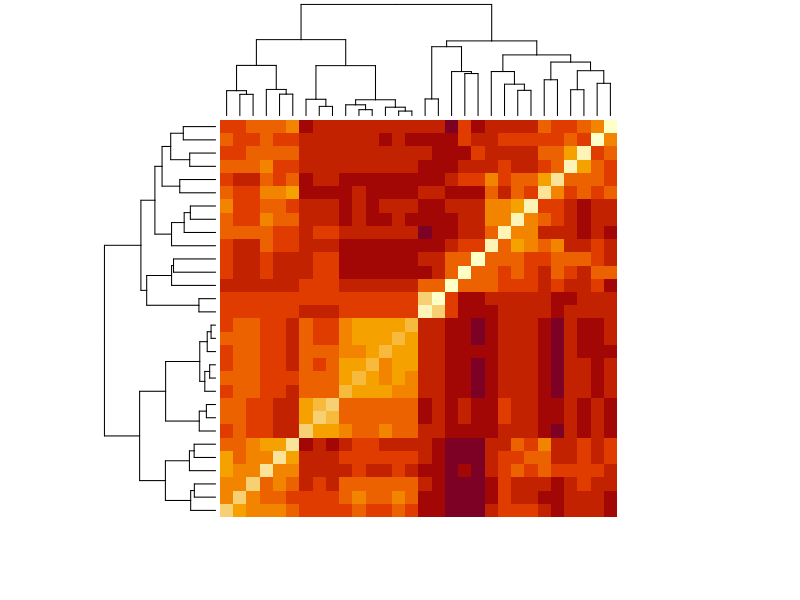
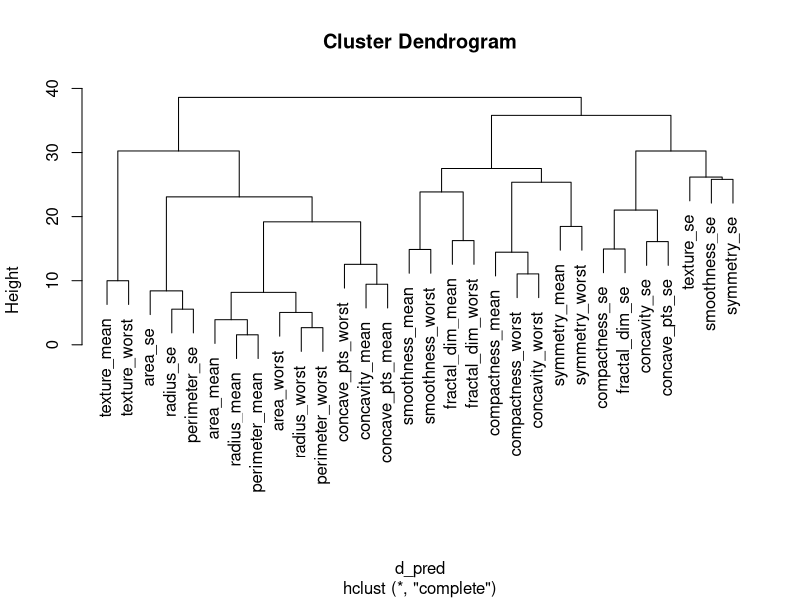
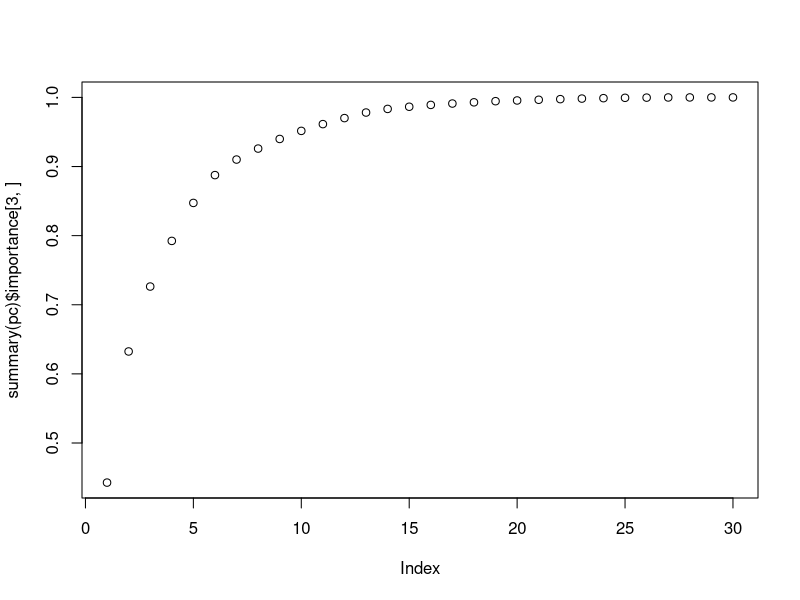
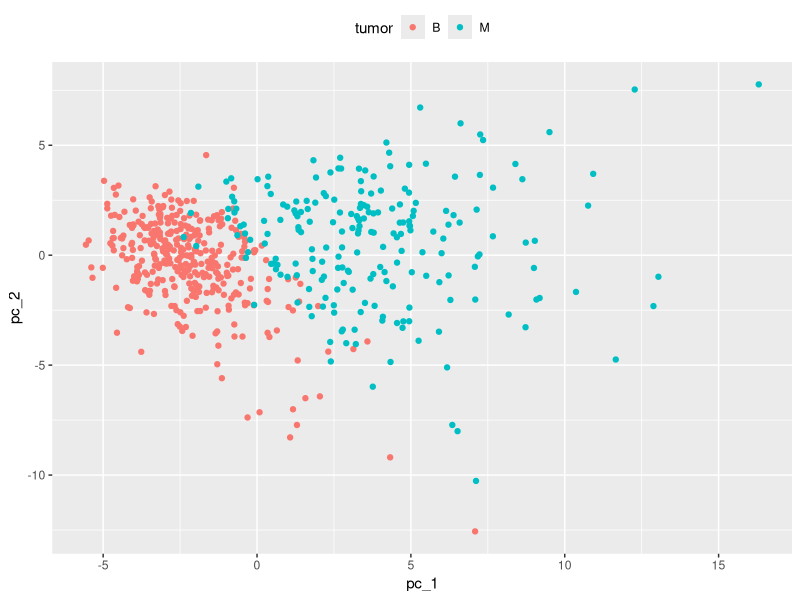
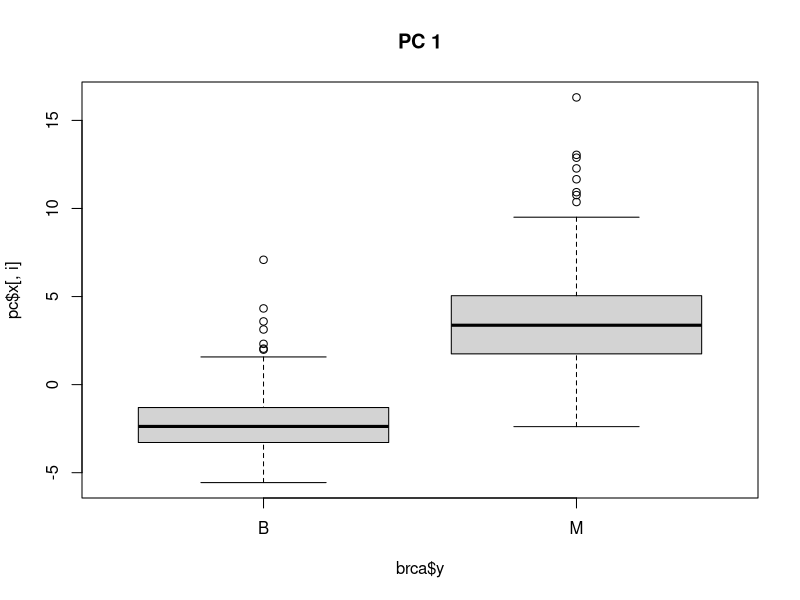
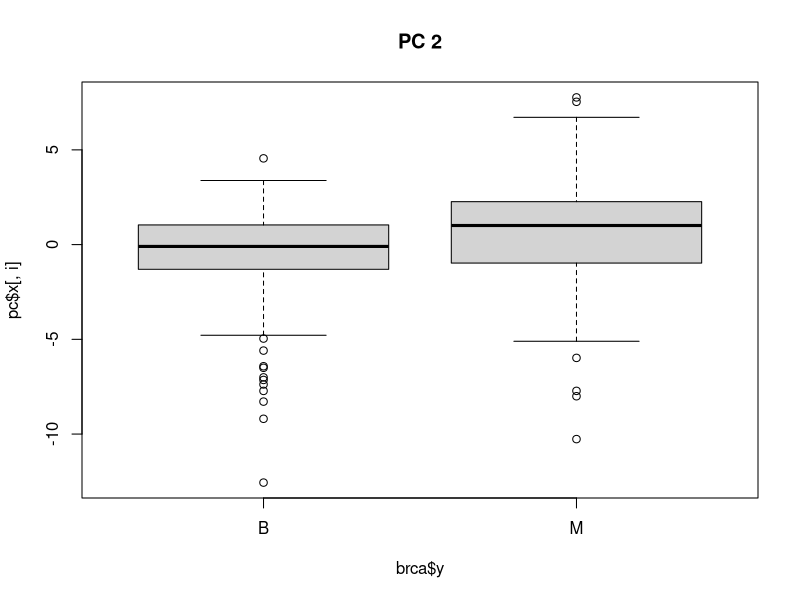
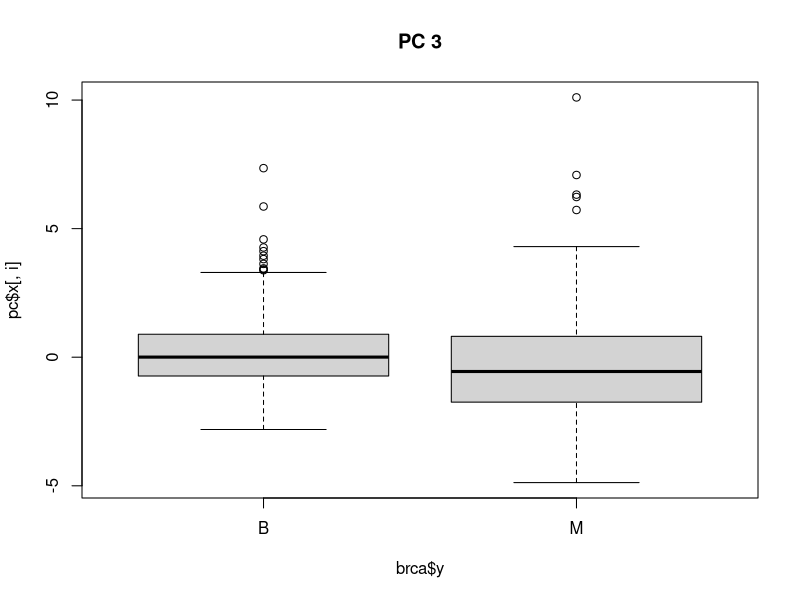
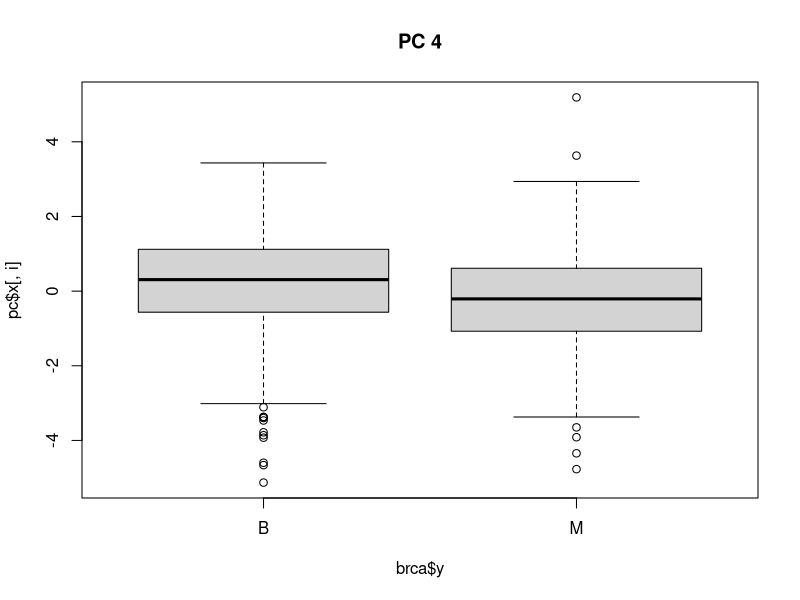

The R source for these figures, in order: (Note: this script raises an error after producing the figures.)
options(digits = 3)
library(matrixStats)
library(tidyverse)
library(caret)
library(gam)
library(dslabs)
library(matrixStats)

data(brca)


#Predictors
dim(brca$x)

#Proportion of malignant
mean(brca$y == "M")

which.max(colMeans(brca$x))
which.min(colSds(brca$x))

#Normalize
x_scaled <- sweep(brca$x,2,colMeans(brca$x),"-")
x_scaled <- sweep(x_scaled,2,colSds(brca$x),"/")
colSds(x_scaled)
median(x_scaled[,1])

#Distnace matrix for the predictors:x
dm <- as.matrix(dist(x_scaled))

#Benign samples
b <- which(brca$y=="B")
#Malignant samples
m <- which(brca$y=="M")

#Average distance from first sample
mean(dm[b,1])
mean(dm[m,1])

#Heatmap of distance relationship between predictors.
#We transpose x_scaled as we want the distances between the 30 predictors/features rather than the samples.
d_pred <- dist(t(x_scaled))
heatmap(as.matrix(d_pred), labRow = NA, labCol = NA)  

#Heirarchical clustering of features
h <- hclust(d_pred)
plot(h)

#prune the tree to only 5 clusters
(clusters <- cutree(h, k = 5))
names(clusters)[clusters == 3]
#Features seggreegated into different clusters.
split(names(clusters),clusters)

#Prinicipal Component Analysis for dimensionality reduciton
pc <- prcomp(x_scaled)
#biplot(pc)
summary(pc)$importance[3,]
plot(summary(pc)$importance[3,])

#Plotting Malignant and Benign types for PC1 and PC2
data.frame(pc_1 = pc$x[,1], pc_2 = pc$x[,2], tumor = brca$y) %>%
  ggplot(aes(pc_1, pc_2, color = tumor)) +
  geom_point() +
  theme(legend.position="top")

#boxplots of PC 1:10
for(i in 1:10){
  boxplot(pc$x[,i] ~ brca$y, main = paste("PC", i))
}

#All in one using gather
data.frame(type = brca$y, pc$x[,1:10]) %>%
  gather(key = "PC", value = "value", -type) %>%
  ggplot(aes(PC, value, fill = type)) +
  geom_boxplot()

#Create train,test sets
#set.seed(1) # if using R 3.5 or earlier
set.seed(1, sample.kind = "Rounding")    # if using R 3.6 or later
test_index <- createDataPartition(brca$y, times = 1, p = 0.2, list = FALSE)
test_x <- x_scaled[test_index,]
test_y <- brca$y[test_index]
train_x <- x_scaled[-test_index,]
train_y <- brca$y[-test_index]

mean(train_y=="B")
mean(test_y=="B")

#kmeans
set.seed(3,sample.kind="Rounding")
k <- kmeans(train_x, centers = 2)

#Assigns clusters to observations from x using a kmeans object k
predict_kmeans <- function(x, k) {
  centers <- k$centers    # extract cluster centers
  # calculate distance to cluster centers
  distances <- sapply(1:nrow(x), function(i){
    apply(centers, 1, function(y) dist(rbind(x[i,], y)))
  })
  max.col(-t(distances))  # select cluster with min distance to center
}


#replace the clusters with B and M respectively
pred_kmeans <- ifelse(predict_kmeans(test_x, k) == 1, "B", "M")
pred_kmeans
(acc_kmeans <- mean(pred_kmeans==test_y))

#Confusion of preds and actual B,M
confusionMatrix(as_factor(preds),test_y)

#Logistic Regression
lm <- train(y = train_y,x = train_x, method = "glm", family = binomial)
pred_lr <- predict(lr,test_x)
(acc_lr <- mean(pred_lr==test_y))

#Linear Discriminant Analysis
ld <- train(y = train_y,x = train_x, method = "lda")
pred_ld <- predict(ld,test_x) 
(acc_ld <- mean(pred_ld==test_y))


#Quadratic Discriminant Analysis
qd <- train(y = train_y,x = train_x, method = "qda")
pred_qd <- predict(qd,test_x)
(acc_qd <- mean(pred_qd==test_y))


#Loess, takes time...
loess <- train(y = train_y, x = train_x, method = "gamLoess")
pred_loess <- predict(loess, test_x)
(acc_loess <- mean(pred_loess==test_y))

#KNN
set.seed(7, sample.kind = "Rounding")
tuning <- data.frame(k = seq(3, 21, 2))
knn <- train(train_x, train_y, method = "knn", 
                   tuneGrid = tuning)
knn$bestTune
pred_knn <- predict(knn,test_x)
(acc_knn <- mean(pred_knn==test_y))

#Random Forest

set.seed(9, sample.kind = "Rounding")
mtryGrid <- data.frame(mtry = c(3,5,7,9))
rf <-  train(train_x, train_y, method = "rf",
                   tuneGrid = mtryGrid, importance = T)

ggplot(rf)
rf$bestTune
pred_rf <- predict(rf,test_x)
(acc_rf <- mean(pred_rf==test_y))

#Variable Importance
varImp(rf)

#Ensemble model
#total predictions from 7 models that predict M
votes <- ((pred_kmeans == "M")+(pred_rf == "M")+(pred_knn == "M")+(pred_qd == "M")+
  (pred_ld == "M")+(pred_lr == "M")+(pred_loess == "M"))

#Ensemble prediction 4 or more models voted M?
(pred_ensemble <- ifelse(votes>3,"M","B"))
(acc_ensemble <- mean(pred_ensemble==test_y))

#All models Accuracies
models <- c("K means", "Logistic regression", "LDA", "QDA", "Loess",
            "K nearest neighbors", "Random forest", "Ensemble")
accuracy <- c(mean(pred_kmeans == test_y),
              mean(pred_lr == test_y),
              mean(pred_ld == test_y),
              mean(pred_qd == test_y),
              mean(pred_loess == test_y),
              mean(pred_knn == test_y),
              mean(pred_rf == test_y),
              mean(pred_ensemble == test_y))
data.frame(Model = models, Accuracy = accuracy)
